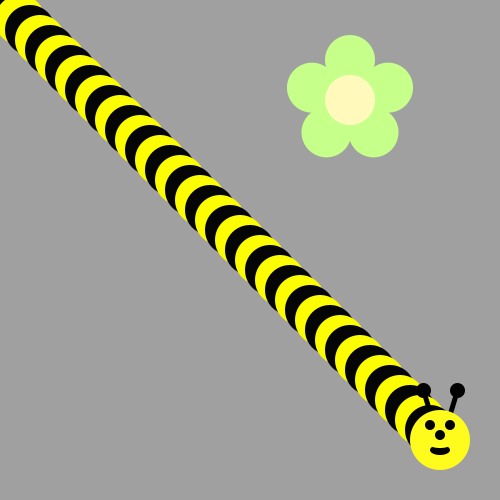
Frame 1 (no input)
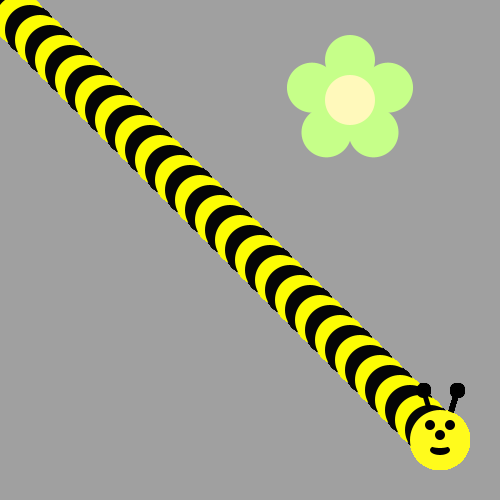
Frame 60 (the mouse pressed at the canvas centre just before this capture)
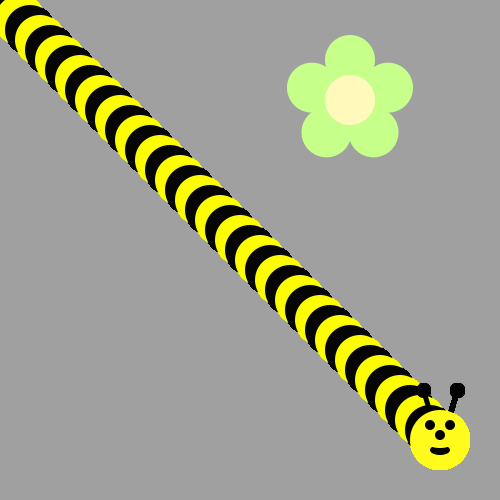
Frame 120 (the mouse held since frame 60 and released just before this capture)

The Processing sketch that drew these frames (run headless with seeded random() and noise(); from frame 60 on, the mouse is pressed at the canvas centre):

// Processing sketch: bumble_bee
// ── bumble_bee.pde

void setup() {
     ellipseMode(CENTER);
     size(500, 500);
     background(160, 160, 160);
     drawFlower(350, 100);
}

void draw() {
  
// First run the program and you should see a flower.  
  
  
/* Then, use a loop to make a body for the Bee! 
(see the image on the recipe, it's a diagonal line of circles)
Use modulo to make the colors alternate between yellow and black
*/

for(int body = 0; body < 440; body += 10){
 if(body % 20 == 0){
   fill(#FCFC03);
   ellipse(body,body,50,50);
 }
 if(body % 20 == 10){
   fill(#050505);
   ellipse(body,body,50,50);
 }
}

/*
Now put his head on using drawBeeFace(x,y)
*/
drawBeeFace(440,440);
}

/**************   Use these methods but  DON'T CHANGE THE CODE BELOW  **************/

void drawFlower(int x, int y) {
     noStroke();
     translate(x, y);
     // draw 5 petals, rotating after each one
     fill(#c6ff89);      // green
      for (int i = 0; i < 5; i++) {
           ellipse(0, -40, 50, 50);
          rotate(radians(72));
     }
     fill(#fff9bb); // light yellow
     ellipse(0, 0, 50, 50);
} 
void drawBeeFace(int BeeFaceX, int BeeFaceY) {
     noStroke();
     fill(0, 0, 0);
     stroke(1);
     strokeWeight(5);
     line(BeeFaceX-10, BeeFaceY-27, BeeFaceX-17, BeeFaceY-50);
     line(BeeFaceX+10, BeeFaceY-27, BeeFaceX+17, BeeFaceY-50);
     ellipse(BeeFaceX-17, BeeFaceY-50, 10, 10);
     ellipse(BeeFaceX+17, BeeFaceY-50, 10, 10);
     noStroke();
     fill(255, 251, 28);
     ellipse(BeeFaceX, BeeFaceY, 60, 60); // face
     fill(255, 237, 209);
     fill(0,0,0);
      ellipse(BeeFaceX-10, BeeFaceY-15, 10, 10); // eyes
     ellipse(BeeFaceX+10, BeeFaceY-15, 10, 10);
      ellipse(BeeFaceX, BeeFaceY-5, 10, 10); // nose
      ellipse(BeeFaceX, BeeFaceY+10, 20, 10);// mouth
     fill(255, 251, 28);
     ellipse(BeeFaceX, BeeFaceY+5, 20, 6);
}
